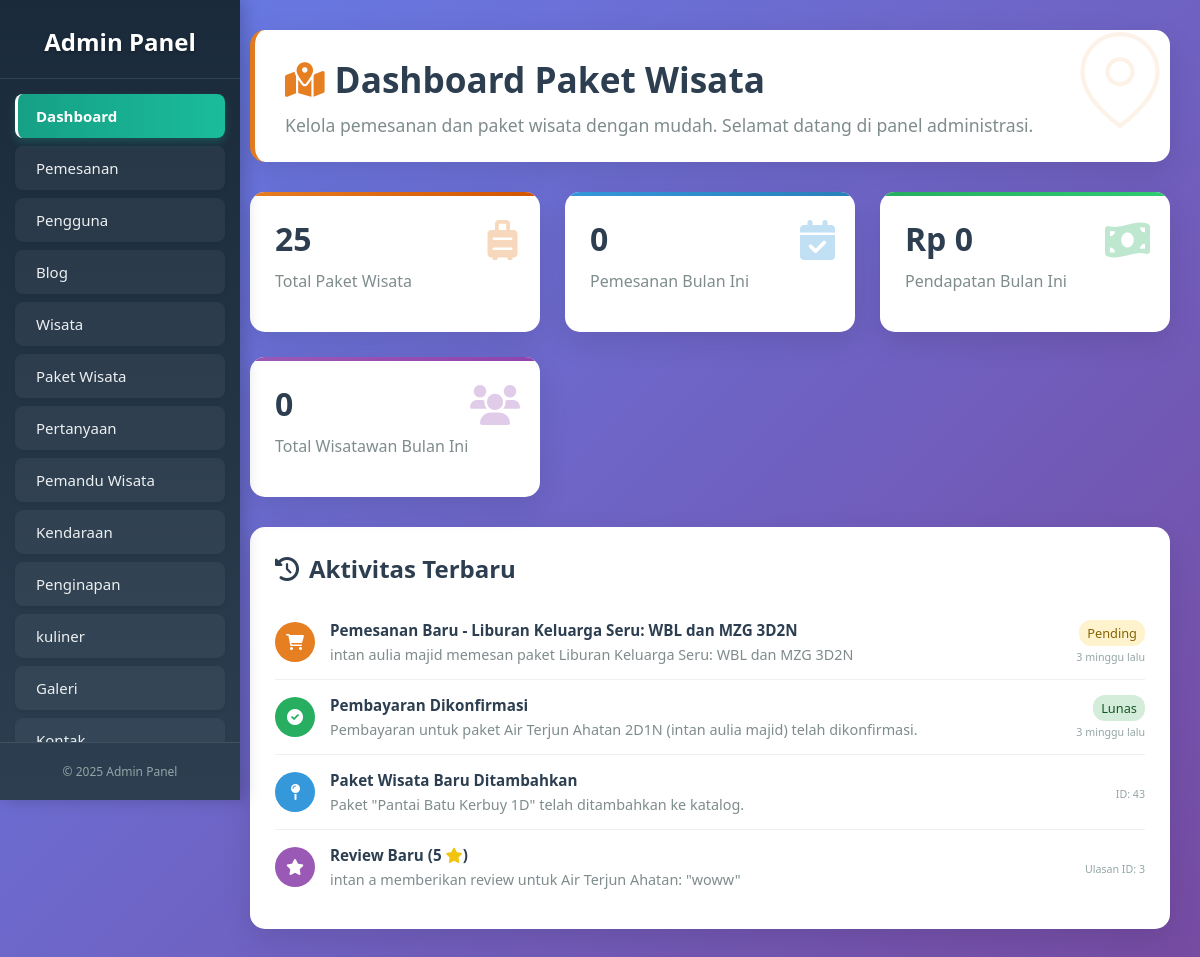
Screenshot of /newadmin/dashboard.php with the database file from the repository.
### tables this page shows
CREATE TABLE `pemesanan` (
  `id_pemesanan` int NOT NULL,
  `kode_pemesanan` varchar(50) NOT NULL,
  `id_paket_wisata` int DEFAULT NULL,
  `nama_lengkap` varchar(100) DEFAULT NULL,
  `email` varchar(100) DEFAULT NULL,
  `no_telepon` varchar(20) DEFAULT NULL,
  `no_ktp` varchar(50) DEFAULT NULL,
  `alamat` text,
  `tanggal_keberangkatan` date DEFAULT NULL,
  `jumlah_peserta` int DEFAULT NULL,
  `catatan_tambahan` text,
  `total_harga` decimal(12,2) DEFAULT '0.00',
  `status_pemesanan` varchar(50) DEFAULT 'pending',
  `tanggal_pemesanan` timestamp NULL DEFAULT CURRENT_TIMESTAMP,
  `payment_method` varchar(50) DEFAULT NULL,
  `midtrans_transaction_id` varchar(100) DEFAULT NULL,
  `gross_amount_paid` decimal(12,2) DEFAULT NULL
);

CREATE TABLE `paket_wisata` (
  `id_paket_wisata` int NOT NULL,
  `id_wisata` int DEFAULT NULL,
  `id_jenis_paket` int DEFAULT NULL,
  `id_wilayah` int DEFAULT NULL,
  `nama_paket` varchar(100) DEFAULT NULL,
  `durasi_paket` varchar(50) DEFAULT NULL,
  `id_pemandu_wisata` int DEFAULT NULL,
  `id_kendaraan` int DEFAULT NULL,
  `id_akomodasi_kuliner` int DEFAULT NULL,
  `id_akomodasi_penginapan` int DEFAULT NULL,
  `deskripsi` text,
  `denah_lokasi` text,
  `harga` int NOT NULL,
  `info_penting` text
);

CREATE TABLE `ulasan` (
  `id_ulasan` int NOT NULL,
  `id_wisata` int DEFAULT NULL,
  `id_pengunjung` int DEFAULT NULL,
  `rating` int DEFAULT NULL,
  `komentar` text
);

CREATE TABLE `pengunjung` (
  `id_pengunjung` int NOT NULL,
  `nama_depan` varchar(50) DEFAULT NULL,
  `nama_belakang` varchar(50) DEFAULT NULL,
  `username` varchar(50) DEFAULT NULL,
  `email` varchar(100) DEFAULT NULL,
  `no_tlp` varchar(20) DEFAULT NULL,
  `deskripsi` text,
  `password` varchar(255) NOT NULL,
  `avatar` varchar(255) NOT NULL,
  `last_login` datetime DEFAULT NULL
);

CREATE TABLE `wisata` (
  `id_wisata` int NOT NULL,
  `nama_wisata` varchar(100) DEFAULT NULL,
  `deskripsi_wisata` text,
  `todo` text,
  `Alamat` text,
  `id_lokasi` int DEFAULT NULL,
  `kategori_id` int DEFAULT NULL,
  `denah` varchar(255) DEFAULT NULL,
  `telepon` varchar(25) DEFAULT NULL,
  `info_aksesibilitas` text
);

### newadmin/dashboard.php (the view, shortened to what this page needs)
<?php
require_once '../backend/koneksi.php';
function time_ago($timestamp) {
    $time_ago = strtotime($timestamp);
    $current_time = time();
    $time_difference = $current_time - $time_ago;
    $seconds = $time_difference;
    $minutes      = round($seconds / 60);
    $hours           = round($seconds / 3600);
    $days          = round($seconds / 86400);
    $weeks          = round($seconds / 604800);
    $months      = round($seconds / 2629440);
    $years          = round($seconds / 31553280);
    if ($seconds <= 60) {
        return "Baru saja";
    } else if ($minutes <= 60) {
        return ($minutes == 1) ? "1 menit lalu" : "$minutes menit lalu";
    } else if ($hours <= 24) {
        return ($hours == 1) ? "1 jam lalu" : "$hours jam lalu";
    } else if ($days <= 7) {
        return ($days == 1) ? "Kemarin" : "$days hari lalu";
    } else if ($weeks <= 4.3) {
        return ($weeks == 1) ? "1 minggu lalu" : "$weeks minggu lalu";
    } else if ($months <= 12) {
        return ($months == 1) ? "1 bulan lalu" : "$months bulan lalu";
    } else {
        return ($years == 1) ? "1 tahun lalu" : "$years tahun lalu";
    }
}
$total_paket_result = $conn->query("SELECT COUNT(*) as total FROM paket_wisata");
$total_paket = ($total_paket_result->num_rows > 0) ? $total_paket_result->fetch_assoc()['total'] : 0;
$current_month = date('m');
$current_year = date('Y');
$pemesanan_bulan_ini_result = $conn->query("SELECT COUNT(*) as total FROM pemesanan WHERE MONTH(tanggal_pemesanan) = '$current_month' AND YEAR(tanggal_pemesanan) = '$current_year'");
$pemesanan_bulan_ini = ($pemesanan_bulan_ini_result->num_rows > 0) ? $pemesanan_bulan_ini_result->fetch_assoc()['total'] : 0;
$pendapatan_bulan_ini_result = $conn->query("SELECT SUM(gross_amount_paid) as total FROM pemesanan WHERE MONTH(tanggal_pemesanan) = '$current_month' AND YEAR(tanggal_pemesanan) = '$current_year' AND status_pemesanan = 'completed'");
$pendapatan_bulan_ini_raw = ($pendapatan_bulan_ini_result->num_rows > 0) ? $pendapatan_bulan_ini_result->fetch_assoc()['total'] : 0;
$pendapatan_bulan_ini_formatted = "Rp " . number_format($pendapatan_bulan_ini_raw ?? 0, 0, ',', '.');
$wisatawan_bulan_ini_result = $conn->query("SELECT SUM(jumlah_peserta) as total FROM pemesanan WHERE MONTH(tanggal_keberangkatan) = '$current_month' AND YEAR(tanggal_keberangkatan) = '$current_year' AND (status_pemesanan = 'completed' OR status_pemesanan = 'confirmed')");
$wisatawan_bulan_ini = ($wisatawan_bulan_ini_result->num_rows > 0) ? $wisatawan_bulan_ini_result->fetch_assoc()['total'] : 0;
$wisatawan_bulan_ini = $wisatawan_bulan_ini ?? 0;
$latest_pemesanan = null;
$latest_pemesanan_result = $conn->query("
    SELECT p.nama_lengkap, pw.nama_paket, p.tanggal_pemesanan, p.status_pemesanan
    FROM pemesanan p
    JOIN paket_wisata pw ON p.id_paket_wisata = pw.id_paket_wisata
    ORDER BY p.tanggal_pemesanan DESC
    LIMIT 1
");
if ($latest_pemesanan_result && $latest_pemesanan_result->num_rows > 0) {
    $latest_pemesanan = $latest_pemesanan_result->fetch_assoc();
}
$latest_pembayaran = null;
$latest_pembayaran_result = $conn->query("
    SELECT p.nama_lengkap, pw.nama_paket, p.tanggal_pemesanan
    FROM pemesanan p
    JOIN paket_wisata pw ON p.id_paket_wisata = pw.id_paket_wisata
    WHERE p.status_pemesanan = 'completed'
    ORDER BY p.tanggal_pemesanan DESC
    LIMIT 1
");
if ($latest_pembayaran_result && $latest_pembayaran_result->num_rows > 0) {
    $latest_pembayaran = $latest_pembayaran_result->fetch_assoc();
}
$latest_paket_added = null;
$latest_paket_added_result = $conn->query("
    SELECT nama_paket, id_paket_wisata
    FROM paket_wisata
    ORDER BY id_paket_wisata DESC
    LIMIT 1
");
if ($latest_paket_added_result && $latest_paket_added_result->num_rows > 0) {
    $latest_paket_added = $latest_paket_added_result->fetch_assoc();
}
$latest_review = null;
$latest_review_result = $conn->query("
    SELECT u.komentar, w.nama_wisata, pj.nama_depan, pj.nama_belakang, u.rating, u.id_ulasan
    FROM ulasan u
    JOIN wisata w ON u.id_wisata = w.id_wisata
    LEFT JOIN pengunjung pj ON u.id_pengunjung = pj.id_pengunjung
    ORDER BY u.id_ulasan DESC
    LIMIT 1
");
if ($latest_review_result && $latest_review_result->num_rows > 0) {
    $latest_review = $latest_review_result->fetch_assoc();
}
?>
<!DOCTYPE html>
<html lang="id">
<head>
  <link href="https://cdnjs.cloudflare.com/ajax/libs/font-awesome/6.0.0/css/all.min.css" rel="stylesheet">
</head>
<body>
  <?php
    include '../komponen/sidebar_admin.php';
  ?>
  <main>
    <div class="dashboard-header">
      <h1><i class="fas fa-map-marked-alt" style="color: #e67e22; margin-right: 10px;"></i>Dashboard Paket Wisata</h1>
      <p>Kelola pemesanan dan paket wisata dengan mudah. Selamat datang di panel administrasi.</p>
    </div>
    <div class="stats-container">
      <div class="stat-card orange">
        <div class="stat-icon"><i class="fas fa-suitcase-rolling"></i></div>
        <h3><?php echo $total_paket; ?></h3>
        <p>Total Paket Wisata</p>
      </div>
      <div class="stat-card blue">
        <div class="stat-icon"><i class="fas fa-calendar-check"></i></div>
        <h3><?php echo $pemesanan_bulan_ini; ?></h3>
        <p>Pemesanan Bulan Ini</p>
      </div>
      <div class="stat-card green">
        <div class="stat-icon"><i class="fas fa-money-bill-wave"></i></div>
        <h3><?php echo $pendapatan_bulan_ini_formatted; ?></h3>
        <p>Pendapatan Bulan Ini</p>
      </div>
      <div class="stat-card purple">
        <div class="stat-icon"><i class="fas fa-users"></i></div>
        <h3><?php echo $wisatawan_bulan_ini; ?></h3>
        <p>Total Wisatawan Bulan Ini</p>
      </div>
    </div>
    <div class="recent-activity">
      <h2><i class="fas fa-history"></i> Aktivitas Terbaru</h2>
      <?php if ($latest_pemesanan): ?>
      <div class="activity-item">
        <div class="activity-icon orange"><i class="fas fa-shopping-cart"></i></div>
        <div class="activity-text">
          <h4>Pemesanan Baru - <?php echo htmlspecialchars($latest_pemesanan['nama_paket']); ?></h4>
          <p><?php echo htmlspecialchars($latest_pemesanan['nama_lengkap']); ?> memesan paket <?php echo htmlspecialchars($latest_pemesanan['nama_paket']); ?></p>
        </div>
        <div class="activity-time">
          <span class="status-badge <?php echo strtolower(htmlspecialchars($latest_pemesanan['status_pemesanan'])); ?>">
            <?php echo ucfirst(htmlspecialchars($latest_pemesanan['status_pemesanan'])); ?>
          </span><br>
          <small><?php echo time_ago($latest_pemesanan['tanggal_pemesanan']); ?></small>
        </div>
      </div>
      <?php endif; ?>
      <?php if ($latest_pembayaran): ?>
      <div class="activity-item">
        <div class="activity-icon green"><i class="fas fa-check-circle"></i></div>
        <div class="activity-text">
          <h4>Pembayaran Dikonfirmasi</h4>
          <p>Pembayaran untuk paket <?php echo htmlspecialchars($latest_pembayaran['nama_paket']); ?> (<?php echo htmlspecialchars($latest_pembayaran['nama_lengkap']); ?>) telah dikonfirmasi.</p>
        </div>
        <div class="activity-time">
          <span class="status-badge completed">Lunas</span><br>
          <small><?php echo time_ago($latest_pembayaran['tanggal_pemesanan']); ?></small>
        </div>
      </div>
      <?php endif; ?>
      <?php if ($latest_paket_added): ?>
      <div class="activity-item">
        <div class="activity-icon blue"><i class="fas fa-map-pin"></i></div>
        <div class="activity-text">
          <h4>Paket Wisata Baru Ditambahkan</h4>
          <p>Paket "<?php echo htmlspecialchars($latest_paket_added['nama_paket']); ?>" telah ditambahkan ke katalog.</p>
        </div>
        <div class="activity-time">
          <small>ID: <?php echo $latest_paket_added['id_paket_wisata']; ?></small>
        </div>
      </div>
      <?php endif; ?>
      <?php if ($latest_review): ?>
      <div class="activity-item">
        <div class="activity-icon purple"><i class="fas fa-star"></i></div>
        <div class="activity-text">
          <h4>Review Baru (<?php echo $latest_review['rating'] ?> <i class="fas fa-star" style="color: #f1c40f;"></i>)</h4>
          <p>
            <?php
            $reviewer_name = "Anonim";
            if (!empty($latest_review['nama_depan'])) {
                $reviewer_name = htmlspecialchars(trim($latest_review['nama_depan'] . ' ' . $latest_review['nama_belakang']));
            }
            echo $reviewer_name;
            ?>
            memberikan review untuk <?php echo htmlspecialchars($latest_review['nama_wisata']); ?>: "<?php echo htmlspecialchars(substr($latest_review['komentar'], 0, 50)) . (strlen($latest_review['komentar']) > 50 ? '...' : ''); ?>"
          </p>
        </div>
        <div class="activity-time">
          <small>Ulasan ID: <?php echo $latest_review['id_ulasan']; ?></small>
        </div>
      </div>
      <?php endif; ?>
    </div>
  </main>
</body>
</html>

### newadmin/dashboard.php (style rules this page uses)
* { margin: 0; padding: 0; box-sizing: border-box; }
body { font-family: 'Segoe UI', Tahoma, Geneva, Verdana, sans-serif; background: linear-gradient(135deg, #667eea 0%, #764ba2 100%); min-height: 100vh; color: #333; }
main { margin-left: 220px; padding: 30px; min-height: 100vh; transition: margin-left 0.3s ease; }
.dashboard-header { background: white; padding: 25px 30px; border-radius: 15px; box-shadow: 0 10px 30px rgba(0,0,0,0.1); margin-bottom: 30px; border-left: 5px solid #e67e22; position: relative; overflow: hidden; }
.dashboard-header::before { content: ''; position: absolute; top: 0; right: 0; width: 100px; height: 100px; background-size: contain; }
.dashboard-header h1 { font-size: 2.2rem; color: #2c3e50; margin-bottom: 10px; font-weight: 600; }
.dashboard-header p { color: #7f8c8d; font-size: 1.1rem; }
.stats-container { display: grid; grid-template-columns: repeat(auto-fit, minmax(280px, 1fr)); gap: 25px; margin-bottom: 30px; }
.stat-card { background: white; padding: 25px; border-radius: 15px; box-shadow: 0 10px 30px rgba(0,0,0,0.1); transition: transform 0.3s ease, box-shadow 0.3s ease; position: relative; overflow: hidden; }
.stat-card.orange::before { background: linear-gradient(90deg, #e67e22, #d35400); }
.stat-card.blue::before { background: linear-gradient(90deg, #3498db, #2980b9); }
.stat-card.green::before { background: linear-gradient(90deg, #27ae60, #2ecc71); }
.stat-card.purple::before { background: linear-gradient(90deg, #9b59b6, #8e44ad); }
.stat-card::before { content: ''; position: absolute; top: 0; left: 0; right: 0; height: 4px; }
.stat-card h3 { font-size: 2rem; color: #2c3e50; margin-bottom: 10px; }
.stat-card p { color: #7f8c8d; font-size: 1rem; margin-bottom: 15px; }
.stat-icon { position: absolute; top: 20px; right: 20px; font-size: 2.5rem; opacity: 0.3; }
.stat-card.orange .stat-icon { color: #e67e22; }
.stat-card.blue .stat-icon { color: #3498db; }
.stat-card.green .stat-icon { color: #27ae60; }
.stat-card.purple .stat-icon { color: #9b59b6; }
.recent-activity { background: white; padding: 25px; border-radius: 15px; box-shadow: 0 10px 30px rgba(0,0,0,0.1); }
.recent-activity h2 { color: #2c3e50; margin-bottom: 20px; font-size: 1.5rem; display: flex; align-items: center; gap: 10px; }
.activity-item { padding: 15px 0; border-bottom: 1px solid #ecf0f1; display: flex; align-items: center; gap: 15px; }
.activity-item:last-child { border-bottom: none; }
.activity-icon { width: 40px; height: 40px; border-radius: 50%; display: flex; align-items: center; justify-content: center; color: white; flex-shrink: 0; }
.activity-icon.orange { background: #e67e22; }
.activity-icon.blue { background: #3498db; }
.activity-icon.green { background: #27ae60; }
.activity-icon.purple { background: #9b59b6; }
.activity-text { flex: 1; }
.activity-text h4 { color: #2c3e50; margin-bottom: 5px; font-size: 0.95rem; }
.activity-text p { color: #7f8c8d; font-size: 0.9rem; }
.activity-time { color: #95a5a6; font-size: 0.8rem; text-align: right; }
.activity-time small { display: block; margin-top: 4px; }
.status-badge { padding: 4px 8px; border-radius: 12px; font-size: 0.8rem; font-weight: 500; display: inline-block; }
.status-badge.pending { background: #fff3cd; color: #856404; }
.status-badge.confirmed, .status-badge.completed, .status-badge.paid, .status-badge.lunas { background: #d4edda; color: #155724; }

### rows the page displays
pemesanan: id_paket_wisata.nama_paket "Liburan Keluarga Seru: WBL dan MZG 3D2N", nama_lengkap "intan aulia majid", status_pemesanan "Pending", tanggal_pemesanan "3 minggu lalu"
pemesanan: id_paket_wisata.nama_paket "Air Terjun Ahatan 2D1N", nama_lengkap "intan aulia majid", tanggal_pemesanan "3 minggu lalu"
paket_wisata: nama_paket "Pantai Batu Kerbuy 1D", id_paket_wisata "43"
ulasan: rating "5", id_pengunjung.nama_belakang "intan a", id_wisata.nama_wisata "Air Terjun Ahatan", komentar "woww", id_ulasan "3"

### other values shown
$total_paket "25"
$pemesanan_bulan_ini "0"
$pendapatan_bulan_ini_formatted "Rp 0"
$wisatawan_bulan_ini "0"
